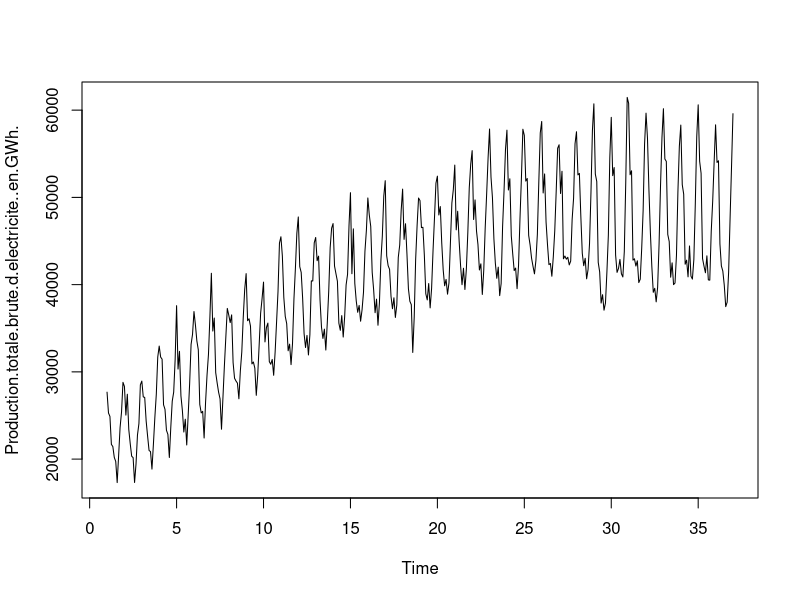
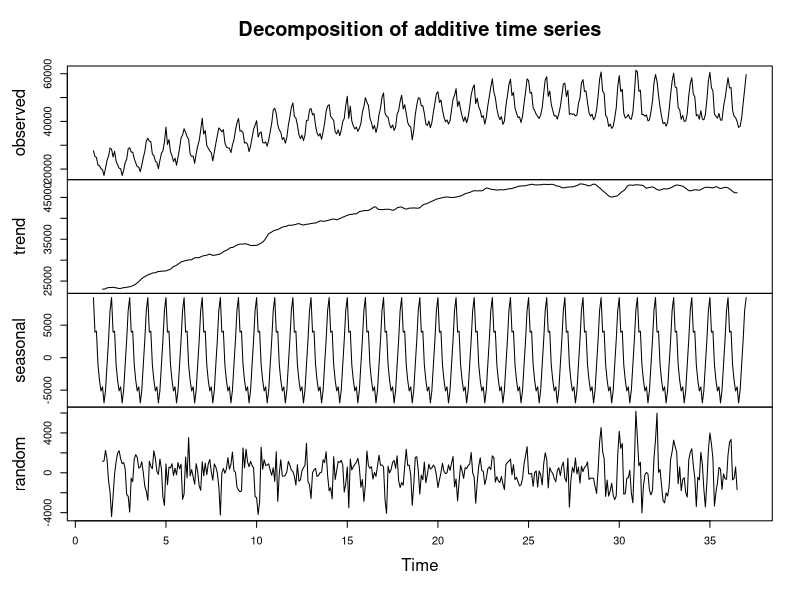
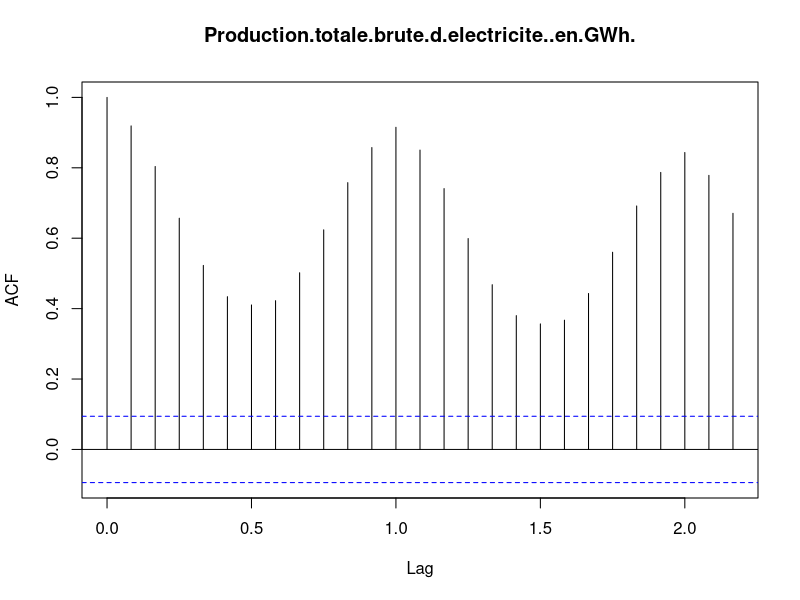
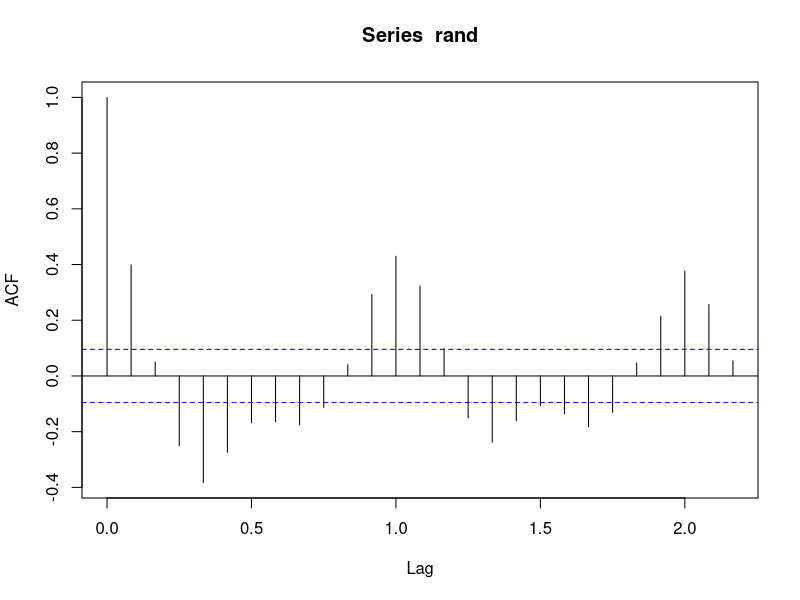
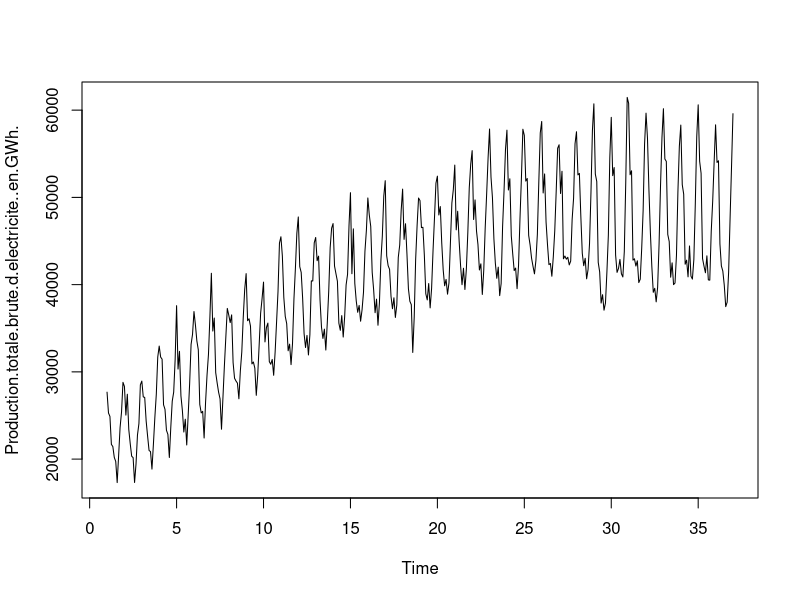
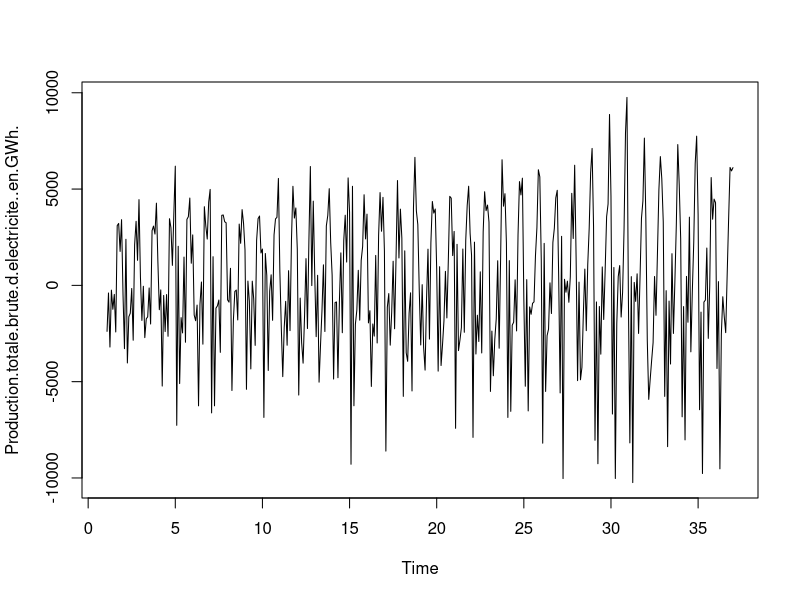
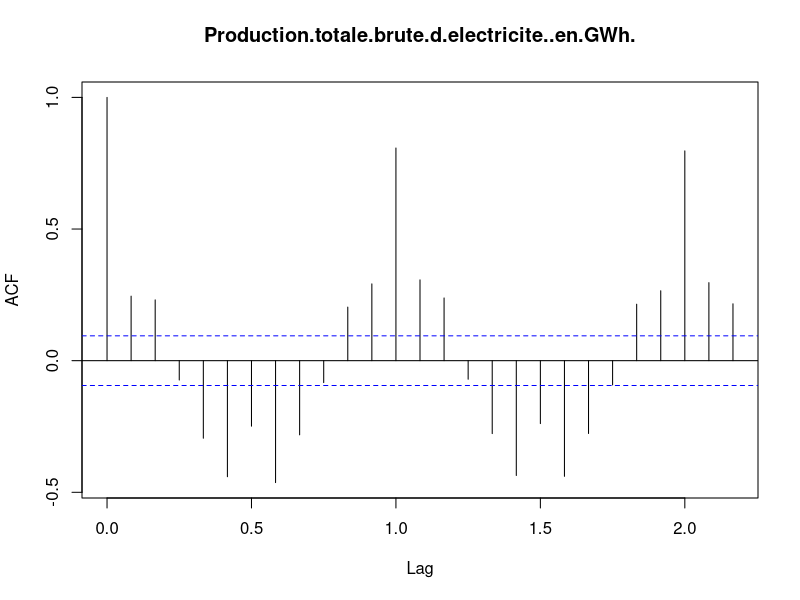
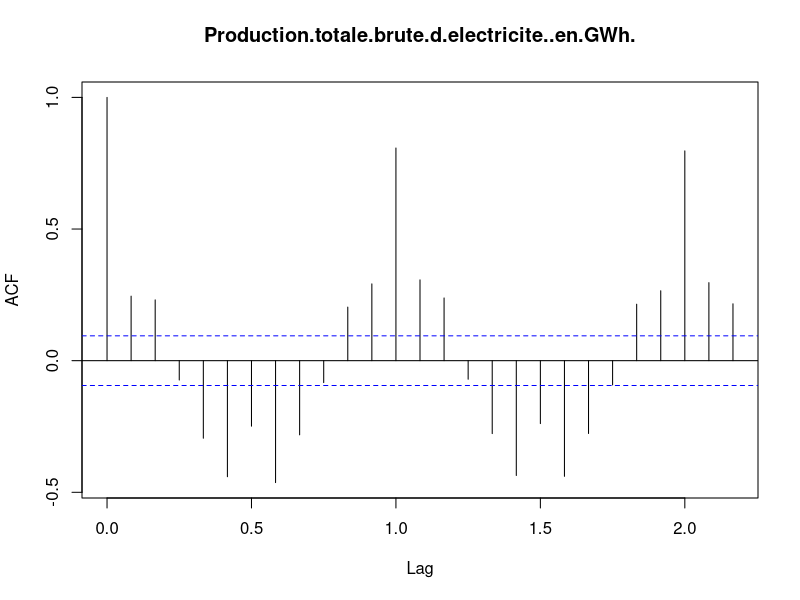

R code for these plots, in order:
## ---- chunk 1
knitr::opts_chunk$set(echo = TRUE)
## ---- chunk 2
library(ggplot2) ; theme_set(theme_bw())
d <- read.csv(file="electricite_2.csv",header=TRUE) 
#d <- t(d)
#summary(d)
prod.tot <- ts(d['Production.totale.brute.d.electricite..en.GWh.'], frequency = 12)
plot(prod.tot)

decompose.prod.tot <- decompose(prod.tot, "additive")
#stl.prod.tot <- stl(d['Production.totale.brute.d.electricite..en.GWh.'],"periodic",1,NULL)
plot(decompose.prod.tot)
rand <- na.omit(decompose.prod.tot$random)
acf(prod.tot)
acf(rand)

plot(prod.tot)
plot(diff(prod.tot))
plot(acf(diff(prod.tot)))
plot(diff(diff(prod.tot)))
plot(acf(diff(diff(prod.tot))))
plot(diff(diff(diff(prod.tot))))

summary(prod.tot)
## ---- chunk 3
#stl.prod.tot <- stl(prod.tot,s.window = "periodic",s.degree = 1)
library(tseries)
prod.tot.adjusted <- prod.tot - decompose.prod.tot$seasonal
plot(prod.tot.adjusted)
prod.tot.adjusted.diff <- diff(prod.tot.adjusted)
plot(prod.tot.adjusted.diff)

#Test de Dickey-Fuller de racine unitaire
adf.test(prod.tot.adjusted.diff, alternative="stationary")
adf.test(diff(prod.tot), alternative="stationary")

acf(prod.tot.adjusted.diff)
